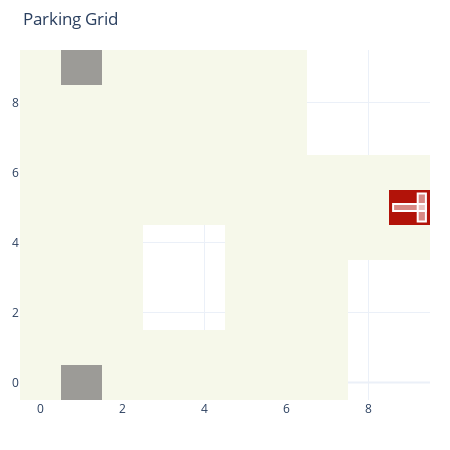

Notebook cell for this chart:
### Code cell
park = SimplePark(10,10,[9,19,29,39,8,18,28,38,
                         77,78,79,87,88,89,97,98,99,
                         23,24,33,34,43,44],
                         [59,1,91])

park.display()

### Figure 1 — Plotly figure (JSON) as saved in the notebook; plotly's stock layout.template omitted (floating-point values rounded to 4 significant figures)
{"data": [{"colorscale": [[0, "rgb(178,19,9)"], [0.2, "rgb(178,19,9)"], [0.2, "rgb(246,248,234)"], [0.4, "rgb(246,248,234)"], [0.4, "rgb(156,155,151)"], [0.6, "rgb(156,155,151)"], [0.6, "rgb(241,199,135)"], [0.8, "rgb(241,199,135)"], [0.8, "rgb(86,145,170)"], [1, "rgb(86,145,170)"]], "showscale": false, "type": "heatmap", "z": [[0.3, 0.5, 0.3, 0.3, 0.3, 0.3, 0.3, 0.3, null, null], [0.3, 0.3, 0.3, 0.3, 0.3, 0.3, 0.3, 0.3, null, null], [0.3, 0.3, 0.3, null, null, 0.3, 0.3, 0.3, null, null], [0.3, 0.3, 0.3, null, null, 0.3, 0.3, 0.3, null, null], [0.3, 0.3, 0.3, null, null, 0.3, 0.3, 0.3, 0.3, 0.3], [0.3, 0.3, 0.3, 0.3, 0.3, 0.3, 0.3, 0.3, 0.3, 0.1], [0.3, 0.3, 0.3, 0.3, 0.3, 0.3, 0.3, 0.3, 0.3, 0.3], [0.3, 0.3, 0.3, 0.3, 0.3, 0.3, 0.3, null, null, null], [0.3, 0.3, 0.3, 0.3, 0.3, 0.3, 0.3, null, null, null], [0.3, 0.5, 0.3, 0.3, 0.3, 0.3, 0.3, null, null, null]], "zmax": 1, "zmin": 0}], "layout": {"autosize": false, "height": 450, "margin": {"b": 50, "l": 20, "r": 20, "t": 50}, "shapes": [{"fillcolor": "rgba(255,255,255,0.5)", "line": {"color": "white"}, "type": "rect", "x0": 9.2, "x1": 9.4, "y0": 4.6, "y1": 5.4}, {"fillcolor": "rgba(255,255,255,0.5)", "line": {"color": "white"}, "type": "rect", "x0": 8.6, "x1": 9.4, "y0": 4.9, "y1": 5.1}], "showlegend": false, "title": {"text": "Parking Grid"}, "width": 450}}
